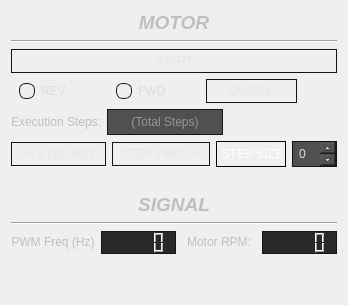
         <widget class="QWidget" name="controlWidget" native="true">
          <property name="styleSheet">
           <string notr="true">QWidget#controlWidget
{
  background-color: rgb(0, 0, 0,80);
  color: rgb(220,220,220);
  font-size: 11px;
  outline: none;
opacity: 0.5;
}

/**** QWidget (disabled) ****/
QWidget:disabled
{
  color: rgb(40,40,40);
}</string>
          </property>
          <layout class="QVBoxLayout" name="controlLayout">
           <item>
            <widget class="QLabel" name="label_7">
             <property name="text">
              <string>&lt;html&gt;&lt;head/&gt;&lt;body&gt;&lt;p align=&quot;center&quot;&gt;&lt;span style=&quot; font-size:14pt; font-weight:600; font-style:italic; color:#bfbfbf;&quot;&gt;MOTOR&lt;/span&gt;&lt;/p&gt;&lt;/body&gt;&lt;/html&gt;</string>
             </property>
            </widget>
           </item>
           <item>
            <widget class="Line" name="line_6">
             <property name="orientation">
              <enum>Qt::Horizontal</enum>
             </property>
            </widget>
           </item>
           <item>
            <widget class="QPushButton" name="startStopBTN">
             <property name="styleSheet">
              <string notr="true">QPushButton
{
  background-color: qlineargradient(x1: 0, y1: 0, x2: 0, y2: 1,
                                    stop: 0 rgb(120,120,120), stop: 1 rgb(80,80,80));
  border: 1px solid rgb(20,20,20);
  color: rgb(230,230,230);
  padding: 4px 8px;
}

QPushButton:hover
{
 background-color: qlineargradient(x1: 0, y1: 0, x2: 0, y2: 1,
                                    stop: 0 rgb(0, 242, 0), stop: 1 rgb(0, 170, 0));
}

QPushButton:pressed
{
  border-color: rgb(125,75,0);
  padding: 1px -1px -1px 1px;
}

/**** QPushButton (checkable) ****/
QPushButton:checked
{
  background-color: qlineargradient(x1: 0, y1: 0, x2: 0, y2: 1,
                                    stop: 0 rgb(200,50,50), stop: 1 rgb(145,5,5));
  color: rgb(20,20,20);
}

QPushButton:checked:hover
{
  background-color: qlineargradient(x1: 0, y1: 0, x2: 0, y2: 1,
                                    stop: 0 rgb(200,50,50), stop: 1 rgb(145,5,5));
}

/**** QPushButton (disabled) ****/
QPushButton:disabled
{
  background-color: qlineargradient(x1: 0, y1: 0, x2: 0, y2: 1,
                                    stop: 0 rgb(160,160,160), stop: 1 rgb(120,120,120));
  border-color: rgb(60,60,60);
  color: rgb(40,40,40);
}</string>
             </property>
             <property name="text">
              <string>START</string>
             </property>
             <property name="checkable">
              <bool>true</bool>
             </property>
             <property name="autoDefault">
              <bool>false</bool>
             </property>
            </widget>
           </item>
           <item>
            <layout class="QHBoxLayout" name="horizontalLayout_5">
             <item>
              <widget class="QRadioButton" name="revDirRadioBTN">
               <property name="styleSheet">
                <string notr="true">/**** QRadioButton (enabled) ****/
QRadioButton
{
  background-color: transparent;
  color: rgb(220, 220, 220);
  padding: 4px 8px;
}

QRadioButton::indicator
{
  border: 1px solid rgb(20,20,20);
  border-radius: 7px;
  width: 14px;
  height: 14px;
}

QRadioButton::indicator:unchecked
{
  background-color: qlineargradient(x1: 0, y1: 0, x2: 0, y2: 1,
                                    stop: 0 rgb(120,120,120), stop: 1 rgb(80,80,80));
}

QRadioButton::indicator:checked
{
 background-color: qlineargradient(x1: 0, y1: 0, x2: 0, y2: 1,
                                    stop: 0 rgb(0, 242, 0), stop: 1 rgb(0, 170, 0));
}

QRadioButton::indicator:unchecked:hover,
QRadioButton::indicator:checked:hover
{
  background-color: rgb(70,110,130);
}

QRadioButton::indicator:unchecked:pressed,
QRadioButton::indicator:checked:pressed
{
  border-color: rgb(90,200,255);
}

/**** QRadioButton (disabled) ****/
QRadioButton:disabled
{
  color: rgb(40,40,40);
}

QRadioButton::indicator:disabled
{
  border-color: rgb(60,60,60);
}

QRadioButton::indicator:checked:disabled
{
  image: url(images/radiobutton_checked_disabled.png);
}
</string>
               </property>
               <property name="text">
                <string>REV</string>
               </property>
              </widget>
             </item>
             <item>
              <widget class="QRadioButton" name="fwdDirRadioBTN">
               <property name="styleSheet">
                <string notr="true">/**** QRadioButton (enabled) ****/
QRadioButton
{
  background-color: transparent;
  color: rgb(220,220,220);
  padding: 4px 8px;
}

QRadioButton::indicator
{
  border: 1px solid rgb(20,20,20);
  border-radius: 7px;
  width: 14px;
  height: 14px;
}

QRadioButton::indicator:unchecked
{
  background-color: qlineargradient(x1: 0, y1: 0, x2: 0, y2: 1,
                                    stop: 0 rgb(120,120,120), stop: 1 rgb(80,80,80));
}

QRadioButton::indicator:checked
{
 background-color: qlineargradient(x1: 0, y1: 0, x2: 0, y2: 1,
                                    stop: 0 rgb(0, 242, 0), stop: 1 rgb(0, 170, 0));
}

QRadioButton::indicator:unchecked:hover,
QRadioButton::indicator:checked:hover
{
  background-color: rgb(70,110,130);
}

QRadioButton::indicator:unchecked:pressed,
QRadioButton::indicator:checked:pressed
{
  border-color: rgb(90,200,255);
}

/**** QRadioButton (disabled) ****/
QRadioButton:disabled
{
  color: rgb(40,40,40);
}

QRadioButton::indicator:disabled
{
  border-color: rgb(60,60,60);
}

QRadioButton::indicator:checked:disabled
{
  image: url(images/radiobutton_checked_disabled.png);
}
</string>
               </property>
               <property name="text">
                <string>FWD</string>
               </property>
               <property name="checked">
                <bool>true</bool>
               </property>
              </widget>
             </item>
             <item>
              <widget class="QPushButton" name="enableBTN">
               <property name="enabled">
                <bool>true</bool>
               </property>
               <property name="sizePolicy">
                <sizepolicy hsizetype="Minimum" vsizetype="Fixed">
                 <horstretch>0</horstretch>
                 <verstretch>0</verstretch>
                </sizepolicy>
               </property>
               <property name="styleSheet">
                <string notr="true">QPushButton
{
  background-color: qlineargradient(x1: 0, y1: 0, x2: 0, y2: 1,
                                    stop: 0 rgb(120,120,120), stop: 1 rgb(80,80,80));
  border: 1px solid rgb(20,20,20);
  color: rgb(230,230,230);
  padding: 4px 8px;
}

QPushButton:hover
{
 background-color: qlineargradient(x1: 0, y1: 0, x2: 0, y2: 1,
                                    stop: 0 rgb(0, 242, 0), stop: 1 rgb(0, 170, 0));
}

QPushButton:pressed
{
  border-color: rgb(125,75,0);
  padding: 1px -1px -1px 1px;
}

/**** QPushButton (checkable) ****/
QPushButton:checked
{
  background-color: qlineargradient(x1: 0, y1: 0, x2: 0, y2: 1,
                                    stop: 0 rgb(200,50,50), stop: 1 rgb(145,5,5));
  color: rgb(20,20,20);
}

QPushButton:checked:hover
{
  background-color: qlineargradient(x1: 0, y1: 0, x2: 0, y2: 1,
                                    stop: 0 rgb(200,50,50), stop: 1 rgb(145,5,5));
}

/**** QPushButton (disabled) ****/
QPushButton:disabled
{
  background-color: qlineargradient(x1: 0, y1: 0, x2: 0, y2: 1,
                                    stop: 0 rgb(160,160,160), stop: 1 rgb(120,120,120));
  border-color: rgb(60,60,60);
  color: rgb(40,40,40);
}</string>
               </property>
               <property name="text">
                <string>ENABLE</string>
               </property>
               <property name="checkable">
                <bool>true</bool>
               </property>
              </widget>
             </item>
             <item>
              <spacer name="horizontalSpacer_7">
               <property name="orientation">
                <enum>Qt::Horizontal</enum>
               </property>
               <property name="sizeType">
                <enum>QSizePolicy::Minimum</enum>
               </property>
               <property name="sizeHint" stdset="0">
                <size>
                 <width>40</width>
                 <height>20</height>
                </size>
               </property>
              </spacer>
             </item>
            </layout>
           </item>
           <item>
            <layout class="QHBoxLayout" name="horizontalLayout_6">
             <item>
              <widget class="QLabel" name="label_5">
               <property name="text">
                <string>&lt;html&gt;&lt;head/&gt;&lt;body&gt;&lt;p align=&quot;center&quot;&gt;&lt;span style=&quot; color:#bfbfbf;&quot;&gt;Execution Steps:&lt;/span&gt;&lt;/p&gt;&lt;/body&gt;&lt;/html&gt;</string>
               </property>
              </widget>
             </item>
             <item>
              <widget class="QLineEdit" name="execStepsEdit">
               <property name="styleSheet">
                <string notr="true">QLineEdit
{
  background-color: rgb(80,80,80);
  border: 1px solid rgb(20,20,20);
  color: rgb(220,220,220);
  padding: 4px;
  selection-background-color: rgb(70,110,130);
  selection-color: white;
}

QLineEdit:focus
{
  border-color: rgb(90,200,255);
}

/**** QLineEdit (disabled) ****/
QLineEdit:disabled
{
  background-color: rgb(120,120,120);
  border-color: rgb(60,60,60);
  color: rgb(40,40,40);
}</string>
               </property>
               <property name="alignment">
                <set>Qt::AlignCenter</set>
               </property>
               <property name="placeholderText">
                <string>(Total Steps)</string>
               </property>
              </widget>
             </item>
             <item>
              <spacer name="horizontalSpacer_6">
               <property name="orientation">
                <enum>Qt::Horizontal</enum>
               </property>
               <property name="sizeHint" stdset="0">
                <size>
                 <width>40</width>
                 <height>20</height>
                </size>
               </property>
              </spacer>
             </item>
            </layout>
           </item>
           <item>
            <layout class="QHBoxLayout" name="horizontalLayout">
             <item>
              <widget class="QPushButton" name="stepRevBTN">
               <property name="styleSheet">
                <string notr="true">QPushButton
{
  background-color: qlineargradient(x1: 0, y1: 0, x2: 0, y2: 1,
                                    stop: 0 rgb(120,120,120), stop: 1 rgb(80,80,80));
  border: 1px solid rgb(20,20,20);
  color: rgb(230,230,230);
  padding: 4px 8px;
}

QPushButton:hover
{
 background-color: qlineargradient(x1: 0, y1: 0, x2: 0, y2: 1,
                                    stop: 0 rgb(0, 242, 0), stop: 1 rgb(0, 170, 0));
}

QPushButton:pressed
{
  border-color: rgb(125,75,0);
  padding: 1px -1px -1px 1px;
}

/**** QPushButton (checkable) ****/
QPushButton:checked
{
  background-color: qlineargradient(x1: 0, y1: 0, x2: 0, y2: 1,
                                    stop: 0 rgb(200,50,50), stop: 1 rgb(145,5,5));
  color: rgb(20,20,20);
}

QPushButton:checked:hover
{
  background-color: qlineargradient(x1: 0, y1: 0, x2: 0, y2: 1,
                                    stop: 0 rgb(200,50,50), stop: 1 rgb(145,5,5));
}

/**** QPushButton (disabled) ****/
QPushButton:disabled
{
  background-color: qlineargradient(x1: 0, y1: 0, x2: 0, y2: 1,
                                    stop: 0 rgb(160,160,160), stop: 1 rgb(120,120,120));
  border-color: rgb(60,60,60);
  color: rgb(40,40,40);
}</string>
               </property>
               <property name="text">
                <string>&lt;&lt; STEP REV</string>
               </property>
              </widget>
             </item>
             <item>
              <widget class="QPushButton" name="stepFwdBTN">
               <property name="styleSheet">
                <string notr="true">QPushButton
{
  background-color: qlineargradient(x1: 0, y1: 0, x2: 0, y2: 1,
                                    stop: 0 rgb(120,120,120), stop: 1 rgb(80,80,80));
  border: 1px solid rgb(20,20,20);
  color: rgb(230,230,230);
  padding: 4px 8px;
}

QPushButton:hover
{
 background-color: qlineargradient(x1: 0, y1: 0, x2: 0, y2: 1,
                                    stop: 0 rgb(0, 242, 0), stop: 1 rgb(0, 170, 0));
}

QPushButton:pressed
{
  border-color: rgb(125,75,0);
  padding: 1px -1px -1px 1px;
}

/**** QPushButton (checkable) ****/
QPushButton:checked
{
  background-color: qlineargradient(x1: 0, y1: 0, x2: 0, y2: 1,
                                    stop: 0 rgb(200,50,50), stop: 1 rgb(145,5,5));
  color: rgb(20,20,20);
}

QPushButton:checked:hover
{
  background-color: qlineargradient(x1: 0, y1: 0, x2: 0, y2: 1,
                                    stop: 0 rgb(200,50,50), stop: 1 rgb(145,5,5));
}

/**** QPushButton (disabled) ****/
QPushButton:disabled
{
  background-color: qlineargradient(x1: 0, y1: 0, x2: 0, y2: 1,
                                    stop: 0 rgb(160,160,160), stop: 1 rgb(120,120,120));
  border-color: rgb(60,60,60);
  color: rgb(40,40,40);
}</string>
               </property>
               <property name="text">
                <string>STEP FWD &gt;&gt;</string>
               </property>
              </widget>
             </item>
             <item>
              <widget class="QLabel" name="label_11">
               <property name="styleSheet">
                <string notr="true">QLabel:
{
color: rgb(220, 220, 220);
}</string>
               </property>
               <property name="frameShape">
                <enum>QFrame::Panel</enum>
               </property>
               <property name="text">
                <string>&lt;html&gt;&lt;head/&gt;&lt;body&gt;&lt;p align=&quot;center&quot;&gt;&lt;span style=&quot; color:#ffffff;&quot;&gt;STEP SIZE&lt;/span&gt;&lt;/p&gt;&lt;/body&gt;&lt;/html&gt;</string>
               </property>
              </widget>
             </item>
             <item>
              <widget class="QSpinBox" name="spinBox">
               <property name="styleSheet">
                <string notr="true">QSpinBox,
QDoubleSpinBox,
QTimeEdit,
QDateEdit,
QDateTimeEdit
{
  background-color: rgb(80,80,80);
  border: 1px solid rgb(20,20,20);
  color: rgb(220,220,220);
  padding: 4px;
  selection-background-color: rgb(70,110,130);
  selection-color: white;
}

QSpinBox:focus,
QDoubleSpinBox:focus,
QTimeEdit:focus,
QDateEdit:focus,
QDateTimeEdit:focus
{
  border-color: rgb(90,200,255);
}

QSpinBox::up-button,
QDoubleSpinBox::up-button,
QTimeEdit::up-button,
QDateEdit::up-button,
QDateTimeEdit::up-button
{

  width: 16px;
}

QSpinBox::up-button:hover,
QDoubleSpinBox::up-button:hover,
QTimeEdit::up-button:hover,
QDateEdit::up-button:hover,
QDateTimeEdit::up-button:hover
{
  background-color: rgb(70,110,130);
}

QSpinBox::up-button:pressed,
QDoubleSpinBox::up-button:pressed,
QTimeEdit::up-button:pressed,
QDateEdit::up-button:pressed,
QDateTimeEdit::up-button:pressed
{

}

QSpinBox::down-button,
QDoubleSpinBox::down-button,
QTimeEdit::down-button,
QDateEdit::down-button,
QDateTimeEdit::down-button
{

  width: 16px;
}

QSpinBox::down-button:hover,
QDoubleSpinBox::down-button:hover,
QTimeEdit::down-button:hover,
QDateEdit::down-button:hover,
QDateTimeEdit::down-button:hover
{
  background-color: rgb(70,110,130);
}

QSpinBox::down-button:pressed,
QDoubleSpinBox::down-button:pressed,
QTimeEdit::down-button:pressed,
QDateEdit::down-button:pressed,
QDateTimeEdit::down-button:pressed
{

}

/**** QSpinBox, QDoubleSpinBox, QTimeEdit, QDateEdit and QDateTimeEdit (disabled) ****/
QSpinBox:disabled,
QDoubleSpinBox:disabled,
QTimeEdit:disabled,
QDateEdit:disabled,
QDateTimeEdit:disabled
{
  background-color: rgb(120,120,120);
  border-color: rgb(60,60,60);
  color: rgb(40,40,40);
}

QSpinBox::up-button:disabled,
QDoubleSpinBox::up-button:disabled,
QTimeEdit::up-button:disabled,
QDateEdit::up-button:disabled,
QDateTimeEdit::up-button:disabled
{

}

QSpinBox::down-button:disabled,
QDoubleSpinBox::down-button:disabled,
QTimeEdit::down-button:disabled,
QDateEdit::down-button:disabled,
QDateTimeEdit::down-button:disabled
{

}</string>
               </property>
              </widget>
             </item>
            </layout>
           </item>
           <item>
            <layout class="QHBoxLayout" name="horizontalLayout_3">
             <item>
              <spacer name="horizontalSpacer_5">
               <property name="orientation">
                <enum>Qt::Horizontal</enum>
               </property>
               <property name="sizeHint" stdset="0">
                <size>
                 <width>40</width>
                 <height>20</height>
                </size>
               </property>
              </spacer>
             </item>
            </layout>
           </item>
           <item>
            <widget class="QLabel" name="label_13">
             <property name="text">
              <string>&lt;html&gt;&lt;head/&gt;&lt;body&gt;&lt;p align=&quot;center&quot;&gt;&lt;span style=&quot; font-size:14pt; font-weight:600; font-style:italic; color:#bfbfbf;&quot;&gt;SIGNAL&lt;/span&gt;&lt;/p&gt;&lt;/body&gt;&lt;/html&gt;</string>
             </property>
            </widget>
           </item>
           <item>
            <widget class="Line" name="line_2">
             <property name="orientation">
              <enum>Qt::Horizontal</enum>
             </property>
            </widget>
           </item>
           <item>
            <layout class="QHBoxLayout" name="horizontalLayout_2">
             <item>
              <widget class="QLabel" name="label_4">
               <property name="text">
                <string>&lt;html&gt;&lt;head/&gt;&lt;body&gt;&lt;p align=&quot;center&quot;&gt;&lt;span style=&quot; color:#bfbfbf;&quot;&gt;PWM Freq (Hz)&lt;/span&gt;&lt;/p&gt;&lt;/body&gt;&lt;/html&gt;</string>
               </property>
              </widget>
             </item>
             <item>
              <widget class="QLCDNumber" name="PWMLCD">
               <property name="styleSheet">
                <string notr="true">QLCDNumber
{
  background-color: rgb(40,40,40);
  border: 1px solid rgb(20,20,20);
}

/**** QLCDNumber (disabled) ****/
QLCDNumber:disabled
{
  background-color: rgb(120,120,120);
  border: 1px solid rgb(60,60,60);
}</string>
               </property>
              </widget>
             </item>
             <item>
              <widget class="QLabel" name="label_9">
               <property name="text">
                <string>&lt;html&gt;&lt;head/&gt;&lt;body&gt;&lt;p align=&quot;center&quot;&gt;&lt;span style=&quot; color:#bfbfbf;&quot;&gt;Motor RPM:&lt;/span&gt;&lt;/p&gt;&lt;/body&gt;&lt;/html&gt;</string>
               </property>
              </widget>
             </item>
             <item>
              <widget class="QLCDNumber" name="motorRPMLCD">
               <property name="enabled">
                <bool>true</bool>
               </property>
               <property name="styleSheet">
                <string notr="true">QLCDNumber
{
  background-color: rgb(40,40,40);
  border: 1px solid rgb(20,20,20);
}

/**** QLCDNumber (disabled) ****/
QLCDNumber:disabled
{
  background-color: rgb(120,120,120);
  border: 1px solid rgb(60,60,60);
}</string>
               </property>
              </widget>
             </item>
            </layout>
           </item>
           <item>
            <spacer name="verticalSpacer">
             <property name="orientation">
              <enum>Qt::Vertical</enum>
             </property>
             <property name="sizeHint" stdset="0">
              <size>
               <width>20</width>
               <height>40</height>
              </size>
             </property>
            </spacer>
           </item>
          </layout>
         </widget>
